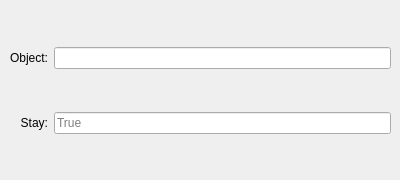
   <widget class="QWidget" name="FadeIn">
    <widget class="QWidget" name="gridLayoutWidget_18">
     <property name="geometry">
      <rect>
       <x>10</x>
       <y>10</y>
       <width>381</width>
       <height>161</height>
      </rect>
     </property>
     <layout class="QGridLayout" name="gridFadeIn">
      <item row="0" column="1">
       <widget class="QLineEdit" name="FadeIn_mobject">
        <property name="alignment">
         <set>Qt::AlignLeading|Qt::AlignLeft|Qt::AlignVCenter</set>
        </property>
        <property name="placeholderText">
         <string/>
        </property>
       </widget>
      </item>
      <item row="1" column="1">
       <widget class="QLineEdit" name="FadeIn_remover">
        <property name="alignment">
         <set>Qt::AlignLeading|Qt::AlignLeft|Qt::AlignVCenter</set>
        </property>
        <property name="placeholderText">
         <string>True</string>
        </property>
       </widget>
      </item>
      <item row="0" column="0">
       <widget class="QLabel" name="label_14">
        <property name="text">
         <string>Object:</string>
        </property>
        <property name="alignment">
         <set>Qt::AlignRight|Qt::AlignTrailing|Qt::AlignVCenter</set>
        </property>
       </widget>
      </item>
      <item row="1" column="0">
       <widget class="QLabel" name="label_15">
        <property name="text">
         <string>Stay:</string>
        </property>
        <property name="alignment">
         <set>Qt::AlignRight|Qt::AlignTrailing|Qt::AlignVCenter</set>
        </property>
       </widget>
      </item>
     </layout>
    </widget>
   </widget>
